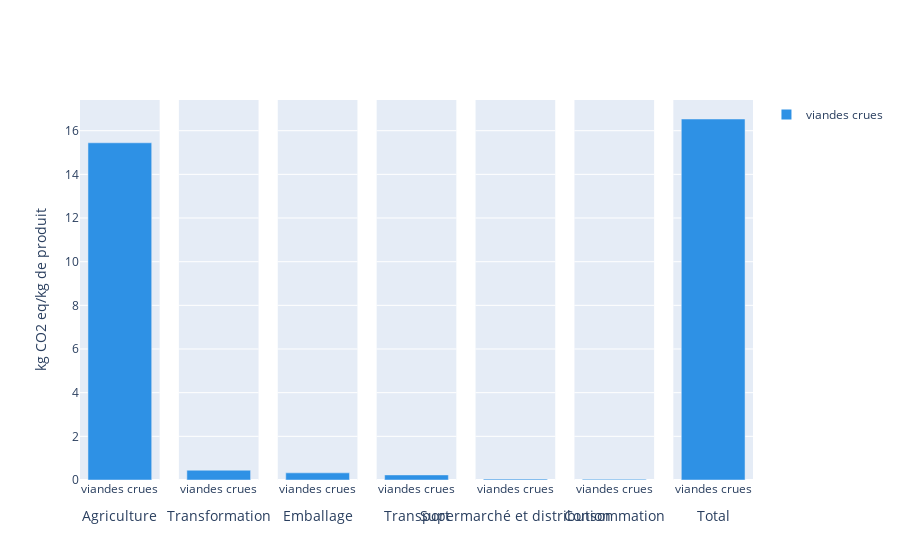

Source (notebook cell):
### Code cell
couleur = px.colors.qualitative.Dark24[:df_groupe["Sous-groupe d'aliment"].nunique()]


fig = make_subplots(rows=1, cols=7, shared_yaxes=True)
for i, etape in enumerate( df_groupe["etape"].unique()):
    sub_df = df_groupe[df_groupe["etape"] == etape]
    graph = go.Bar(x=sub_df["Sous-groupe d'aliment"], y=sub_df["value"], name=etape, marker=dict(color=couleur)) 
    fig.add_trace(graph, row=1, col=i+1)


# Set x-axis label for each subplot
    fig.update_xaxes(title_text=etape, row=1, col=i+1)

# Add legend for each color with ingredient name
for aliment in df_groupe["Sous-groupe d'aliment"].unique():
    fig.add_trace(go.Scatter(x=[None], y=[None], mode='markers', marker=dict(color=couleur, size=10, symbol='square'), showlegend=True, legendgroup=aliment, name=aliment), row=1, col=1)

    # Set y-axis label for the middle subplot
fig.update_yaxes(title_text="kg CO2 eq/kg de produit", row=1, col=1)

# Hide column name from the legend
fig.update_traces(showlegend=False, selector=dict(type='bar'))

fig.show()

### Figure 1 — Plotly figure (JSON) as saved in the notebook; plotly's stock layout.template omitted (floating-point values rounded to 4 significant figures)
{"data": [{"marker": {"color": ["#2E91E5"]}, "name": "Agriculture", "showlegend": false, "type": "bar", "x": ["viandes crues"], "xaxis": "x", "y": [15.45], "yaxis": "y"}, {"marker": {"color": ["#2E91E5"]}, "name": "Transformation", "showlegend": false, "type": "bar", "x": ["viandes crues"], "xaxis": "x2", "y": [0.4482], "yaxis": "y2"}, {"marker": {"color": ["#2E91E5"]}, "name": "Emballage", "showlegend": false, "type": "bar", "x": ["viandes crues"], "xaxis": "x3", "y": [0.3277], "yaxis": "y3"}, {"marker": {"color": ["#2E91E5"]}, "name": "Transport", "showlegend": false, "type": "bar", "x": ["viandes crues"], "xaxis": "x4", "y": [0.2331], "yaxis": "y4"}, {"marker": {"color": ["#2E91E5"]}, "name": "Supermarché et distribution", "showlegend": false, "type": "bar", "x": ["viandes crues"], "xaxis": "x5", "y": [0.04073], "yaxis": "y5"}, {"marker": {"color": ["#2E91E5"]}, "name": "Consommation", "showlegend": false, "type": "bar", "x": ["viandes crues"], "xaxis": "x6", "y": [0.0399], "yaxis": "y6"}, {"marker": {"color": ["#2E91E5"]}, "name": "Total", "showlegend": false, "type": "bar", "x": ["viandes crues"], "xaxis": "x7", "y": [16.54], "yaxis": "y7"}, {"legendgroup": "viandes crues", "marker": {"color": ["#2E91E5"], "size": 10, "symbol": "square"}, "mode": "markers", "name": "viandes crues", "showlegend": true, "type": "scatter", "x": [null], "xaxis": "x", "y": [null], "yaxis": "y"}], "layout": {"xaxis": {"anchor": "y", "domain": [0, 0.1184], "title": {"text": "Agriculture"}}, "xaxis2": {"anchor": "y2", "domain": [0.1469, 0.2653], "title": {"text": "Transformation"}}, "xaxis3": {"anchor": "y3", "domain": [0.2939, 0.4122], "title": {"text": "Emballage"}}, "xaxis4": {"anchor": "y4", "domain": [0.4408, 0.5592], "title": {"text": "Transport"}}, "xaxis5": {"anchor": "y5", "domain": [0.5878, 0.7061], "title": {"text": "Supermarché et distribution"}}, "xaxis6": {"anchor": "y6", "domain": [0.7347, 0.8531], "title": {"text": "Consommation"}}, "xaxis7": {"anchor": "y7", "domain": [0.8816, 1.0], "title": {"text": "Total"}}, "yaxis": {"anchor": "x", "domain": [0, 1], "title": {"text": "kg CO2 eq/kg de produit"}}, "yaxis2": {"anchor": "x2", "domain": [0, 1], "matches": "y", "showticklabels": false}, "yaxis3": {"anchor": "x3", "domain": [0, 1], "matches": "y", "showticklabels": false}, "yaxis4": {"anchor": "x4", "domain": [0, 1], "matches": "y", "showticklabels": false}, "yaxis5": {"anchor": "x5", "domain": [0, 1], "matches": "y", "showticklabels": false}, "yaxis6": {"anchor": "x6", "domain": [0, 1], "matches": "y", "showticklabels": false}, "yaxis7": {"anchor": "x7", "domain": [0, 1], "matches": "y", "showticklabels": false}}}
